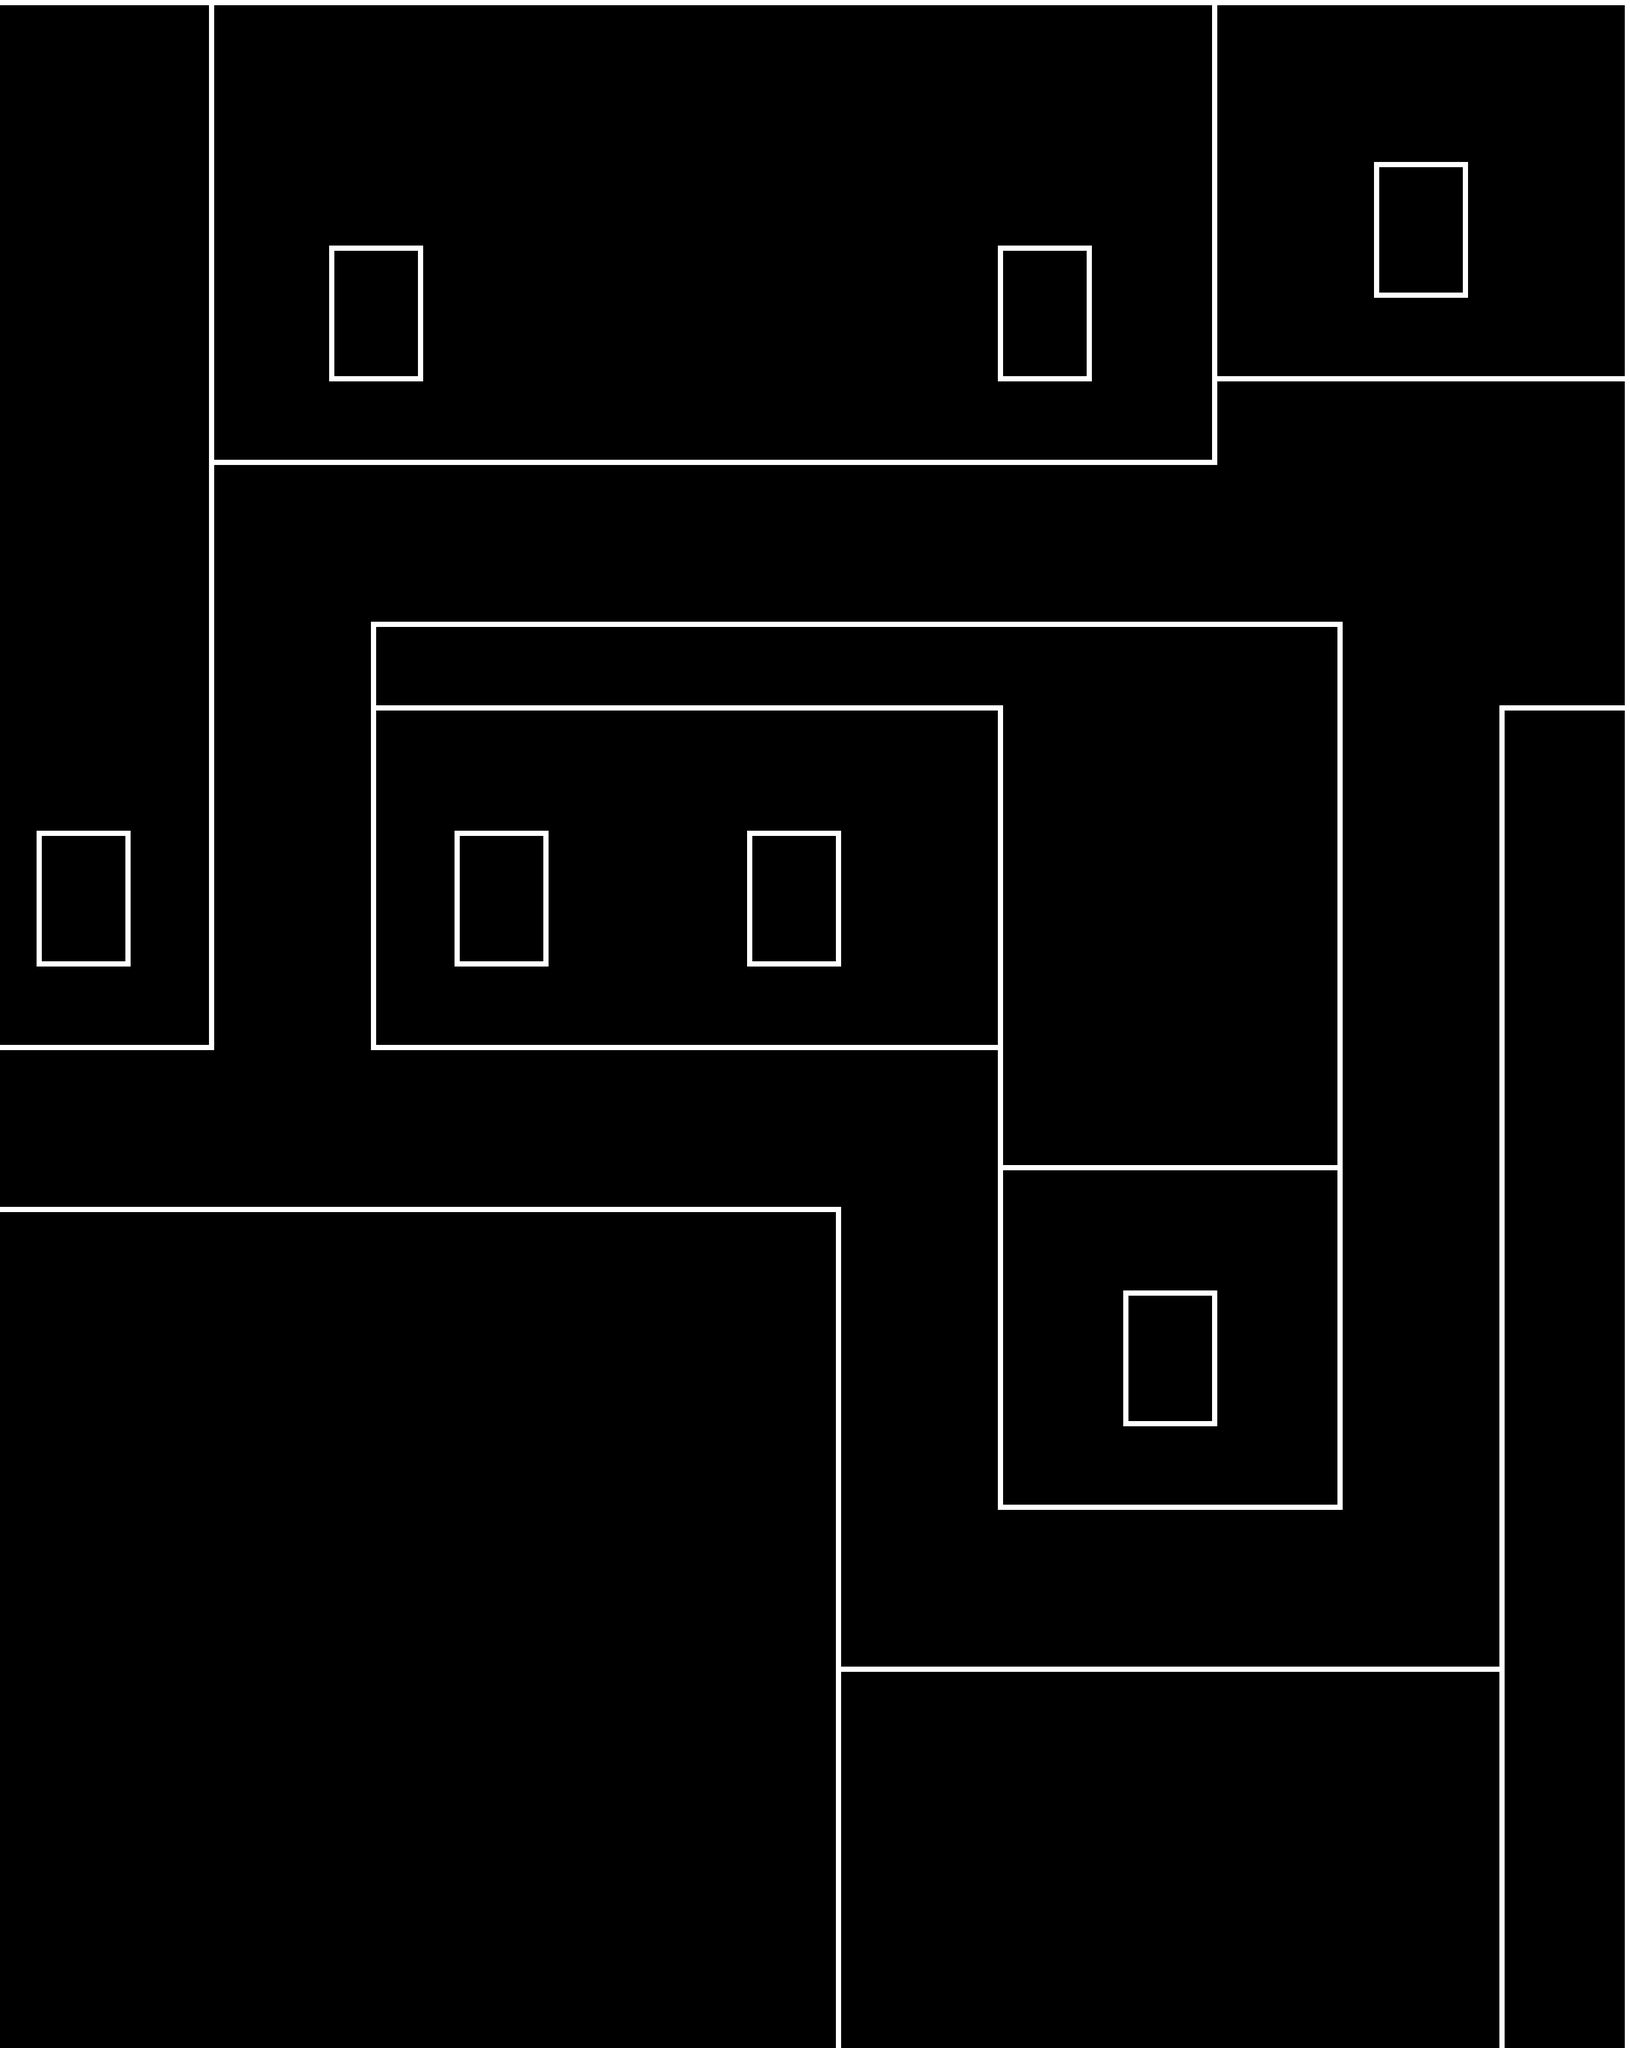

This game map was drawn from its Tiled (.tmx) file and the tilesets committed beside it. A one-line description and the full map source follow:
An orthogonal 39x49 tile map with 80x80 px tiles, 1 tile layer (Tile Layer 1) and 19 objects (17x Wall, Normal, RoomTransition).

<map version="1.2" tiledversion="1.3.1" orientation="orthogonal" renderorder="right-down" compressionlevel="-1" width="39" height="49" tilewidth="80" tileheight="80" infinite="0" nextlayerid="4" nextobjectid="20">
 <tileset firstgid="1" source="Castle Bleck Tileset.tsx" />
 <layer id="1" name="Tile Layer 1" width="39" height="49">
  <data encoding="csv">
2,2,2,2,2,1,2,2,2,2,2,2,2,2,2,2,2,2,2,2,2,2,2,2,2,2,2,2,2,1,2,2,2,2,2,2,2,2,3,
7,7,7,7,7,6,7,7,7,7,7,7,7,7,7,7,7,7,7,7,7,7,7,7,7,7,7,7,7,6,7,7,7,7,7,7,7,7,8,
7,7,7,7,7,6,7,7,7,7,7,7,7,7,7,7,7,7,7,7,7,7,7,7,7,7,7,7,7,6,7,7,7,7,7,7,7,7,8,
7,7,7,7,7,6,7,7,7,7,7,7,7,7,7,7,7,7,7,7,7,7,7,7,7,7,7,7,7,6,7,7,4,12,12,5,7,7,8,
7,7,7,7,7,6,7,7,7,7,7,7,7,7,7,7,7,7,7,7,7,7,7,7,7,7,7,7,7,6,7,7,8,0,0,6,7,7,8,
7,7,7,7,7,6,7,4,12,12,5,7,7,7,7,7,7,7,7,7,7,7,7,4,12,12,5,7,7,6,7,7,8,0,0,6,7,7,8,
7,7,7,7,7,6,7,8,0,0,6,7,7,7,7,7,7,7,7,7,7,7,7,8,0,0,6,7,7,6,7,7,8,0,0,6,7,7,8,
7,7,7,7,7,6,7,8,0,0,6,7,7,7,7,7,7,7,7,7,7,7,7,8,0,0,6,7,7,6,7,7,9,2,2,10,7,7,8,
7,7,7,7,7,6,7,8,0,0,6,7,7,7,7,7,7,7,7,7,7,7,7,8,0,0,6,7,7,6,7,7,7,7,7,7,7,7,8,
7,7,7,7,7,6,7,9,2,2,10,7,7,7,7,7,7,7,7,7,7,7,7,9,2,2,10,7,7,1,2,2,2,2,2,2,2,2,3,
7,7,7,7,7,6,7,7,7,7,7,7,7,7,7,7,7,7,7,7,7,7,7,7,7,7,7,7,7,6,7,7,7,7,7,7,7,7,8,
7,7,7,7,7,1,2,2,2,2,2,2,2,2,2,2,2,2,2,2,2,2,2,2,2,2,2,2,2,10,7,7,7,7,7,7,7,7,8,
7,7,7,7,7,6,7,7,7,7,7,7,7,7,7,7,7,7,7,7,7,7,7,7,7,7,7,7,7,7,7,7,7,7,7,7,7,7,8,
7,7,7,7,7,6,7,7,7,7,7,7,7,7,7,7,7,7,7,7,7,7,7,7,7,7,7,7,7,7,7,7,7,7,7,7,7,7,8,
7,7,7,7,7,6,7,7,4,12,12,12,12,12,12,12,12,12,12,12,12,12,12,12,12,12,12,12,12,12,12,12,5,7,7,7,7,7,8,
7,7,7,7,7,6,7,7,8,7,7,7,7,7,7,7,7,7,7,7,7,7,7,7,7,7,7,7,7,7,7,7,6,7,7,7,7,7,8,
7,7,7,7,7,6,7,7,8,12,12,12,12,12,12,12,12,12,12,12,12,12,12,12,7,7,7,7,7,7,7,7,6,7,7,4,12,12,13,
7,7,7,7,7,6,7,7,8,7,7,7,7,7,7,7,7,7,7,7,7,7,7,8,7,7,7,7,7,7,7,7,6,7,7,8,7,7,8,
7,7,7,7,7,6,7,7,8,7,7,7,7,7,7,7,7,7,7,7,7,7,7,8,7,7,7,7,7,7,7,7,6,7,7,8,7,7,8,
4,12,12,5,7,6,7,7,8,7,4,12,12,5,7,7,7,4,12,12,5,7,7,8,7,7,7,7,7,7,7,7,6,7,7,8,7,7,8,
8,0,0,6,7,6,7,7,8,7,8,0,0,6,7,7,7,8,0,0,6,7,7,8,7,7,7,7,7,7,7,7,6,7,7,8,7,7,8,
8,0,0,6,7,6,7,7,8,7,8,0,0,6,7,7,7,8,0,0,6,7,7,8,7,7,7,7,7,7,7,7,6,7,7,8,7,7,8,
8,0,0,6,7,6,7,7,8,7,8,0,0,6,7,7,7,8,0,0,6,7,7,8,7,7,7,7,7,7,7,7,6,7,7,8,7,7,8,
9,2,2,10,7,6,7,7,8,7,9,2,2,10,7,7,7,9,2,2,10,7,7,8,7,7,7,7,7,7,7,7,6,7,7,8,7,7,8,
7,7,7,7,7,6,7,7,8,7,7,7,7,7,7,7,7,7,7,7,7,7,7,8,7,7,7,7,7,7,7,7,6,7,7,8,7,7,8,
2,2,2,2,2,10,7,7,9,2,2,2,2,2,2,2,2,2,2,2,2,2,2,3,7,7,7,7,7,7,7,7,6,7,7,8,7,7,8,
7,7,7,7,7,7,7,7,7,7,7,7,7,7,7,7,7,7,7,7,7,7,7,8,7,7,7,7,7,7,7,7,6,7,7,8,7,7,8,
7,7,7,7,7,7,7,7,7,7,7,7,7,7,7,7,7,7,7,7,7,7,7,8,12,12,12,12,12,12,12,12,6,7,7,8,7,7,8,
12,12,12,12,12,12,12,12,12,12,12,12,12,12,12,12,12,12,12,12,5,7,7,8,7,7,7,7,7,7,7,7,6,7,7,8,7,7,8,
7,7,7,7,7,7,7,7,7,7,7,7,7,7,7,7,7,7,7,7,6,7,7,8,7,7,7,7,7,7,7,7,6,7,7,8,7,7,8,
7,7,7,7,7,7,7,7,7,7,7,7,7,7,7,7,7,7,7,7,6,7,7,8,7,7,4,12,12,5,7,7,6,7,7,8,7,7,8,
7,7,7,7,7,7,7,7,7,7,7,7,7,7,7,7,7,7,7,7,6,7,7,8,7,7,8,0,0,6,7,7,6,7,7,8,7,7,8,
7,7,7,7,7,7,7,7,7,7,7,7,7,7,7,7,7,7,7,7,6,7,7,8,7,7,8,0,0,6,7,7,6,7,7,8,7,7,8,
7,7,7,7,7,7,7,7,7,7,7,7,7,7,7,7,7,7,7,7,6,7,7,8,7,7,8,0,0,6,7,7,6,7,7,8,7,7,8,
7,7,7,7,7,7,7,7,7,7,7,7,7,7,7,7,7,7,7,7,6,7,7,8,7,7,9,2,2,10,7,7,6,7,7,8,7,7,8,
7,7,7,7,7,7,7,7,7,7,7,7,7,7,7,7,7,7,7,7,6,7,7,8,7,7,7,7,7,7,7,7,6,7,7,8,7,7,8,
7,7,7,7,7,7,7,7,7,7,7,7,7,7,7,7,7,7,7,7,6,7,7,9,2,2,2,2,2,2,2,2,10,7,7,8,7,7,8,
7,7,7,7,7,7,7,7,7,7,7,7,7,7,7,7,7,7,7,7,6,7,7,7,7,7,7,7,7,7,7,7,7,7,7,8,7,7,8,
7,7,7,7,7,7,7,7,7,7,7,7,7,7,7,7,7,7,7,7,6,7,7,7,7,7,7,7,7,7,7,7,7,7,7,8,7,7,8,
7,7,7,7,7,7,7,7,7,7,7,7,7,7,7,7,7,7,7,7,11,12,12,12,12,12,12,12,12,12,12,12,12,12,12,13,7,7,8,
7,7,7,7,7,7,7,7,7,7,7,7,7,7,7,7,7,7,7,7,6,7,7,7,7,7,7,7,7,7,7,7,7,7,7,8,7,7,8,
7,7,7,7,7,7,7,7,7,7,7,7,7,7,7,7,7,7,7,7,6,7,7,7,7,7,7,7,7,7,7,7,7,7,7,8,7,7,8,
7,7,7,7,7,7,7,7,7,7,7,7,7,7,7,7,7,7,7,7,6,7,7,7,7,7,7,7,7,7,7,7,7,7,7,8,7,7,8,
7,7,7,7,7,7,7,7,7,7,7,7,7,7,7,7,7,7,7,7,6,7,7,7,7,7,7,7,7,7,7,7,7,7,7,8,7,7,8,
7,7,7,7,7,7,7,7,7,7,7,7,7,7,7,7,7,7,7,7,6,7,7,7,7,7,7,7,7,7,7,7,7,7,7,8,7,7,8,
7,7,7,7,7,7,7,7,7,7,7,7,7,7,7,7,7,7,7,7,6,7,7,7,7,7,7,7,7,7,7,7,7,7,7,8,7,7,8,
7,7,7,7,7,7,7,7,7,7,7,7,7,7,7,7,7,7,7,7,6,7,7,7,7,7,7,7,7,7,7,7,7,7,7,8,7,7,8,
7,7,7,7,7,7,7,7,7,7,7,7,7,7,7,7,7,7,7,7,6,7,7,7,7,7,7,7,7,7,7,7,7,7,7,8,7,7,8,
7,7,7,7,7,7,7,7,7,7,7,7,7,7,7,7,7,7,7,7,6,7,7,7,7,7,7,7,7,7,7,7,7,7,7,8,7,7,8
</data>
 </layer>
 <objectgroup id="3" name="Object Layer 1">
  <object id="1" name="Wall" x="0" y="1920" width="400" height="80" />
  <object id="2" name="Wall" x="320" y="880" width="80" height="1040" />
  <object id="3" name="Wall" x="400" y="800" width="1920" height="80" />
  <object id="4" name="Wall" x="2240" y="720" width="80" height="80" />
  <object id="5" name="Wall" x="2320" y="640" width="800" height="80" />
  <object id="6" name="Wall" x="3120" y="720" width="80" height="640" />
  <object id="7" name="Wall" x="2880" y="1360" width="240" height="80" />
  <object id="8" name="Wall" x="2880" y="1440" width="80" height="1760" />
  <object id="9" name="Wall" x="1600" y="3200" width="1280" height="80" />
  <object id="10" name="Wall" x="1520" y="2320" width="80" height="880" />
  <object id="11" name="Wall" x="0" y="2320" width="1520" height="80" />
  <object id="12" name="Wall" x="720" y="1200" width="80" height="800" />
  <object id="13" name="Wall" x="800" y="1920" width="1120" height="80" />
  <object id="14" name="Wall" x="800" y="1200" width="1760" height="80" />
  <object id="15" name="Wall" x="1920" y="2000" width="80" height="880" />
  <object id="16" name="Wall" x="2000" y="2800" width="560" height="80" />
  <object id="17" name="Wall" x="2480" y="1280" width="80" height="1520" />
  <object id="18" name="Block" type="Normal" x="2740" y="960" width="80" height="80">
   <properties>
    <property name="contents0" value="Other(self.game, self, 'Max Syrup', 3)" />
    <property name="contents1" value="" />
    <property name="contents2" value="" />
    <property name="contents3" value="" />
    <property name="contents4" value="" />
    <property name="contents5" value="" />
    <property name="contents6" value="" />
    <property name="contents7" value="" />
    <property name="contents8" value="" />
    <property name="contents9" value="" />
   </properties>
  </object>
  <object id="19" name="RoomTransition" x="-40" y="2000" width="40" height="320">
   <properties>
    <property name="playerPosx" type="int" value="2800" />
    <property name="playerPosy" type="int" value="2240" />
    <property name="room" value="self.game.loadCastleBleckRoom5()" />
   </properties>
  </object>
 </objectgroup>
</map>
